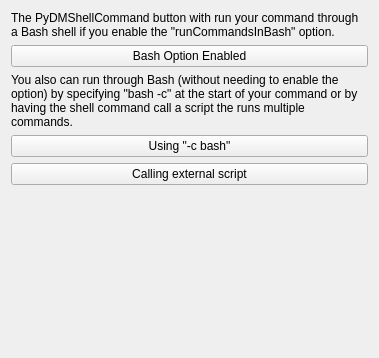
<?xml version="1.0" encoding="UTF-8"?>
<ui version="4.0">
 <class>Form</class>
 <widget class="QWidget" name="Form">
  <property name="geometry">
   <rect>
    <x>0</x>
    <y>0</y>
    <width>379</width>
    <height>358</height>
   </rect>
  </property>
  <property name="windowTitle">
   <string>Form</string>
  </property>
  <layout class="QVBoxLayout" name="verticalLayout">
   <item>
    <widget class="QLabel" name="label">
     <property name="sizePolicy">
      <sizepolicy hsizetype="Preferred" vsizetype="Maximum">
       <horstretch>0</horstretch>
       <verstretch>0</verstretch>
      </sizepolicy>
     </property>
     <property name="text">
      <string>The PyDMShellCommand button with run your command through a Bash shell if you enable the &quot;runCommandsInBash&quot; option. </string>
     </property>
     <property name="wordWrap">
      <bool>true</bool>
     </property>
    </widget>
   </item>
   <item>
    <widget class="PyDMShellCommand" name="PyDMShellCommand">
     <property name="toolTip">
      <string/>
     </property>
     <property name="whatsThis">
      <string/>
     </property>
     <property name="text">
      <string>Bash Option Enabled</string>
     </property>
     <property name="alarmSensitiveContent" stdset="0">
      <bool>false</bool>
     </property>
     <property name="alarmSensitiveBorder" stdset="0">
      <bool>true</bool>
     </property>
     <property name="PyDMToolTip" stdset="0">
      <string/>
     </property>
     <property name="channel" stdset="0">
      <string/>
     </property>
     <property name="showConfirmDialog" stdset="0">
      <bool>false</bool>
     </property>
     <property name="runCommandsInBash" stdset="0">
      <bool>true</bool>
     </property>
     <property name="confirmMessage" stdset="0">
      <string>Are you sure you want to proceed?</string>
     </property>
     <property name="environmentVariables" stdset="0">
      <string/>
     </property>
     <property name="showIcon" stdset="0">
      <bool>true</bool>
     </property>
     <property name="redirectCommandOutput" stdset="0">
      <bool>true</bool>
     </property>
     <property name="allowMultipleExecutions" stdset="0">
      <bool>false</bool>
     </property>
     <property name="titles" stdset="0">
      <stringlist/>
     </property>
     <property name="commands" stdset="0">
      <stringlist>
       <string>bash -c 'echo AAA; echo BBB'</string>
      </stringlist>
     </property>
     <property name="passwordProtected" stdset="0">
      <bool>false</bool>
     </property>
     <property name="password" stdset="0">
      <string/>
     </property>
     <property name="protectedPassword" stdset="0">
      <string/>
     </property>
    </widget>
   </item>
   <item>
    <widget class="QLabel" name="label_2">
     <property name="text">
      <string>You also can run through Bash (without needing to enable the option) by specifying &quot;bash -c&quot; at the start of your command or by having the shell command call a script the runs multiple commands.  </string>
     </property>
     <property name="wordWrap">
      <bool>true</bool>
     </property>
    </widget>
   </item>
   <item>
    <widget class="PyDMShellCommand" name="PyDMShellCommand_3">
     <property name="toolTip">
      <string/>
     </property>
     <property name="whatsThis">
      <string/>
     </property>
     <property name="text">
      <string>Using &quot;-c bash&quot;</string>
     </property>
     <property name="alarmSensitiveContent" stdset="0">
      <bool>false</bool>
     </property>
     <property name="alarmSensitiveBorder" stdset="0">
      <bool>true</bool>
     </property>
     <property name="PyDMToolTip" stdset="0">
      <string/>
     </property>
     <property name="channel" stdset="0">
      <string/>
     </property>
     <property name="showConfirmDialog" stdset="0">
      <bool>false</bool>
     </property>
     <property name="runCommandsInBash" stdset="0">
      <bool>false</bool>
     </property>
     <property name="confirmMessage" stdset="0">
      <string>Are you sure you want to proceed?</string>
     </property>
     <property name="environmentVariables" stdset="0">
      <string/>
     </property>
     <property name="showIcon" stdset="0">
      <bool>true</bool>
     </property>
     <property name="redirectCommandOutput" stdset="0">
      <bool>false</bool>
     </property>
     <property name="allowMultipleExecutions" stdset="0">
      <bool>false</bool>
     </property>
     <property name="titles" stdset="0">
      <stringlist/>
     </property>
     <property name="commands" stdset="0">
      <stringlist>
       <string>bash -c 'echo Hello World! ; echo Hello Again!'</string>
      </stringlist>
     </property>
     <property name="passwordProtected" stdset="0">
      <bool>false</bool>
     </property>
     <property name="password" stdset="0">
      <string/>
     </property>
     <property name="protectedPassword" stdset="0">
      <string/>
     </property>
    </widget>
   </item>
   <item>
    <widget class="PyDMShellCommand" name="PyDMShellCommand_2">
     <property name="toolTip">
      <string/>
     </property>
     <property name="text">
      <string>Calling external script</string>
     </property>
     <property name="alarmSensitiveContent" stdset="0">
      <bool>false</bool>
     </property>
     <property name="alarmSensitiveBorder" stdset="0">
      <bool>true</bool>
     </property>
     <property name="PyDMToolTip" stdset="0">
      <string/>
     </property>
     <property name="channel" stdset="0">
      <string/>
     </property>
     <property name="showConfirmDialog" stdset="0">
      <bool>false</bool>
     </property>
     <property name="runCommandsInBash" stdset="0">
      <bool>false</bool>
     </property>
     <property name="confirmMessage" stdset="0">
      <string>Are you sure you want to proceed?</string>
     </property>
     <property name="environmentVariables" stdset="0">
      <string/>
     </property>
     <property name="showIcon" stdset="0">
      <bool>true</bool>
     </property>
     <property name="redirectCommandOutput" stdset="0">
      <bool>true</bool>
     </property>
     <property name="allowMultipleExecutions" stdset="0">
      <bool>false</bool>
     </property>
     <property name="titles" stdset="0">
      <stringlist>
       <string>Print &quot;Hello, World!&quot; to terminal</string>
       <string>Print current working directory to terminal</string>
      </stringlist>
     </property>
     <property name="commands" stdset="0">
      <stringlist>
       <string>./example_cmd.sh</string>
      </stringlist>
     </property>
     <property name="passwordProtected" stdset="0">
      <bool>false</bool>
     </property>
     <property name="password" stdset="0">
      <string/>
     </property>
     <property name="protectedPassword" stdset="0">
      <string/>
     </property>
    </widget>
   </item>
   <item>
    <spacer name="verticalSpacer">
     <property name="orientation">
      <enum>Qt::Vertical</enum>
     </property>
     <property name="sizeHint" stdset="0">
      <size>
       <width>20</width>
       <height>40</height>
      </size>
     </property>
    </spacer>
   </item>
  </layout>
 </widget>
 <customwidgets>
  <customwidget>
   <class>PyDMShellCommand</class>
   <extends>QPushButton</extends>
   <header>pydm.widgets.shell_command</header>
  </customwidget>
 </customwidgets>
 <resources/>
 <connections/>
</ui>
